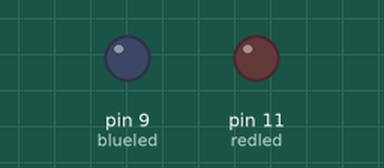
A sketch run on a simulated Arduino Uno, built with avr-gcc and run on an emulated ATmega328P. Parts: output pins drawn as LEDs (lit = HIGH).

Above: at 0.42 s.
At 1.62 s:
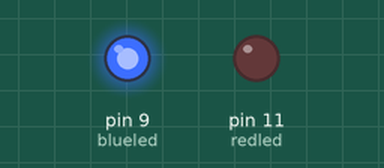
At 2.92 s:
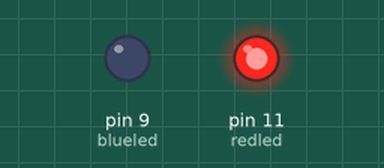
Timing chart, 0 to 3.2 s (numbered marks = the images above):
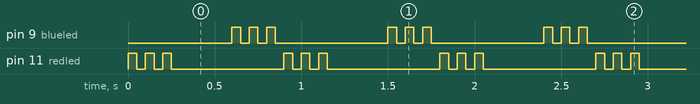

The sketch:

Police_lights_arduino.ino
```cpp
// Police lights Made by Matthew Hugley Updated 3/31/2020

int redled=11; // set pin
int blueled=9; // set pin
int leddelay=50; // delay it by 50 ms
int leddelay2=150; // delay it by 150 ms
int leddelay1=100; // delay it by 100 ms

void setup() {
  // put your setup code here, to run once:
pinMode(redled,OUTPUT);
pinMode(blueled,OUTPUT);
}

void loop() {
  // put your main code here, to run repeatedly:
  digitalWrite(redled, HIGH);
  delay(leddelay);
  digitalWrite(redled, LOW);
  delay(leddelay);
  digitalWrite(redled, HIGH);
  delay(leddelay);
  digitalWrite(redled, LOW);
  delay(leddelay);
  digitalWrite(redled, HIGH);
  delay(leddelay);
  digitalWrite(redled, LOW);
  delay(leddelay);

  delay(300);

  digitalWrite(blueled, HIGH);
  delay(leddelay);
  digitalWrite(blueled, LOW);
  delay(leddelay);
  digitalWrite(blueled, HIGH);
  delay(leddelay);
  digitalWrite(blueled, LOW);
  delay(leddelay);
  digitalWrite(blueled, HIGH);
  delay(leddelay);
  digitalWrite(blueled, LOW);
  delay(leddelay);
}
```

Measured:
- by itself, pin 9 (blueled), pin 11 (redled): repeats every 0.90 s: 2 × (LOW 0.05 s, HIGH 0.05 s), LOW 0.65 s, HIGH 0.05 s
